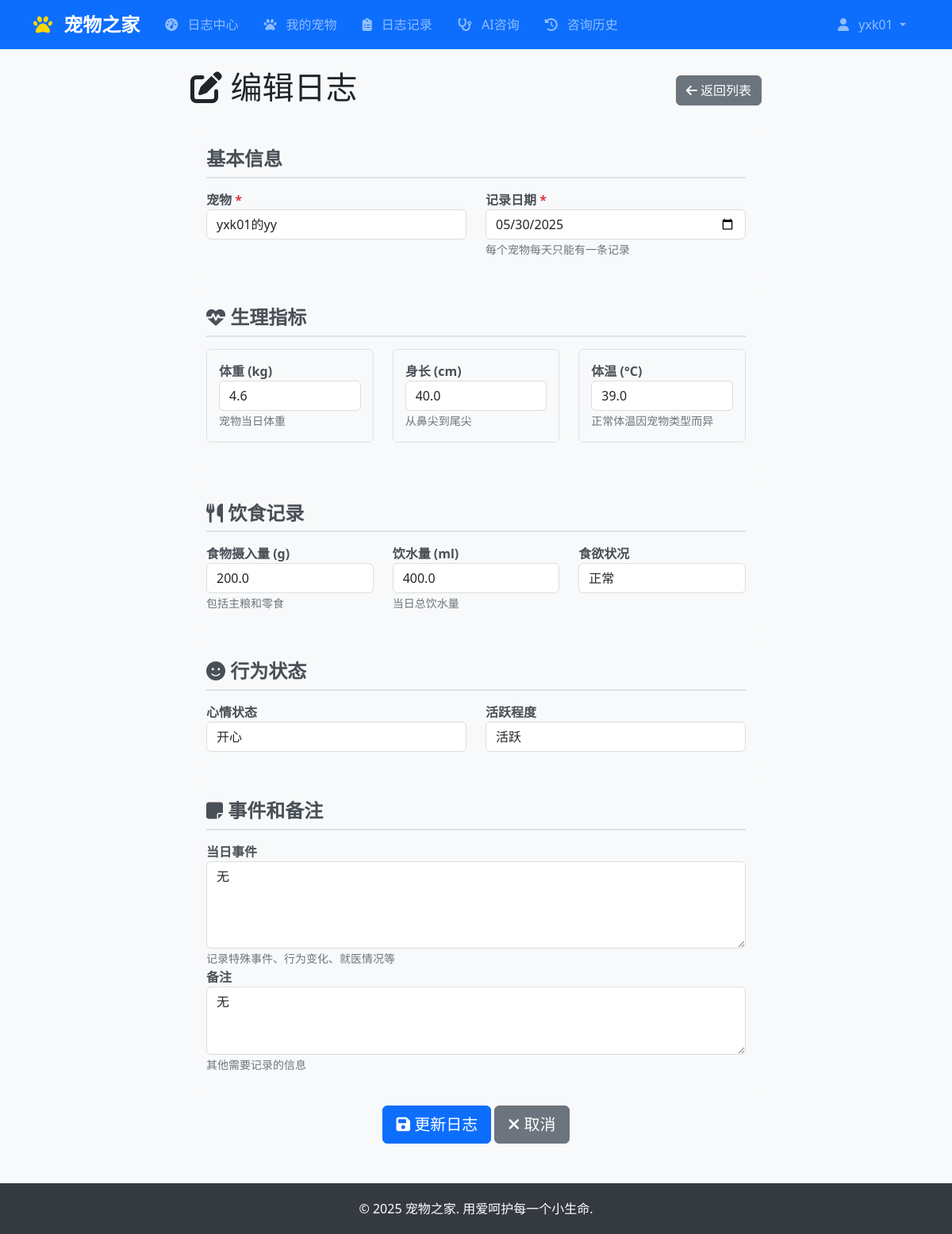
The app's page /logs/75/edit/ (signed in) with its own data.
### accounts/models.py (models this page shows, shortened)
class CustomUser(AbstractUser):
    phone = models.CharField(max_length=15, blank=True, verbose_name='手机号码')
    profile_picture = models.ImageField(upload_to='profile_pics/', blank=True, verbose_name='头像')
    bio = models.TextField(max_length=500, blank=True, verbose_name='个人简介')
    birth_date = models.DateField(null=True, blank=True, verbose_name='生日')
    location = models.CharField(max_length=100, blank=True, verbose_name='所在地')
    settings_updated_at = models.DateTimeField(auto_now=True, verbose_name='设置更新时间')
    class Meta:
        verbose_name = '用户'
        verbose_name_plural = '用户'

### logs/models.py (models this page shows, shortened)
class PetLog(TimeStampedModel, SoftDeleteModel):
    objects = PetLogManager()
    pet = models.ForeignKey(
        Pet,
        on_delete=models.CASCADE,
        verbose_name="宠物",
        related_name="logs"
    )
    date = models.DateField(
        verbose_name="记录日期",
        help_text="记录的日期，每个宠物每天只能有一条记录"
    )
    weight = models.FloatField(
        null=True,
        blank=True,
        verbose_name="体重（公斤）",
        validators=[MinValueValidator(0.1), MaxValueValidator(500.0)],
        help_text="宠物当日体重，单位：公斤"
    )
    length = models.FloatField(
        null=True,
        blank=True,
        verbose_name="身长（厘米）",
        validators=[MinValueValidator(1.0), MaxValueValidator(500.0)],
        help_text="从鼻尖到尾尖的长度，单位：厘米"
    )
    age_at_record = models.IntegerField(
        null=True,
        blank=True,
        verbose_name="记录时年龄（天）",
        validators=[MinValueValidator(0)],
        help_text="记录时宠物的实际年龄，单位：天"
    )
    temperature = models.FloatField(
        null=True,
        blank=True,
        verbose_name="体温（摄氏度）",
        validators=[MinValueValidator(30.0), MaxValueValidator(45.0)],
        help_text="体温，正常范围因宠物类型而异"
    )
    food_intake = models.FloatField(
        null=True,
        blank=True,
        verbose_name="食物摄入量（克）",
        validators=[MinValueValidator(0.0)],
        help_text="当日总食物摄入量，包括主粮和零食"
    )
    water_intake = models.FloatField(
        null=True,
        blank=True,
        verbose_name="饮水量（毫升）",
        validators=[MinValueValidator(0.0)],
        help_text="当日总饮水量"
    )
    appetite = models.CharField(
        max_length=20,
        choices=LogChoices.APPETITE_CHOICES,
        blank=True,
        verbose_name="食欲状况"
    )
    mood = models.CharField(
        max_length=20,
        choices=LogChoices.MOOD_CHOICES,
        blank=True,
        verbose_name="心情状态"
    )
    activity_level = models.CharField(
        max_length=20,
        choices=LogChoices.ACTIVITY_LEVEL_CHOICES,
        blank=True,
        verbose_name="活跃程度"
    )
    daily_events = models.TextField(
        blank=True,
        verbose_name="当日事件",
        help_text="记录当日发生的特殊事件、行为变化、就医情况等"
    )
    notes = models.TextField(
        blank=True,
        verbose_name="备注",
        help_text="其他需要记录的信息"
    )
    photos = models.JSONField(
        default=list,
        blank=True,
        verbose_name="照片列表",
        help_text="当日拍摄的照片文件路径列表"
    )
    class Meta:
        verbose_name = "宠物日志"
        verbose_name_plural = "宠物日志"
        ordering = ['-date', '-created_at']
        unique_together = [['pet', 'date']]
        indexes = [
            models.Index(fields=['pet', '-date']),
            models.Index(fields=['date']),
            models.Index(fields=['pet', 'weight']),
        ]

### logs/views.py (the view, shortened to what this page needs)
# urls.py: path('<int:pk>/edit/', views.PetLogUpdateView.as_view(), name='log_edit'),
class PetLogUpdateView(LoginRequiredMixin, UpdateView):
    model = PetLog
    form_class = PetLogForm
    template_name = 'logs/log_form.html'
    def get_queryset(self):
        return PetLog.objects.filter(pet__owner=self.request.user)
    def get_form_kwargs(self):
        kwargs = super().get_form_kwargs()
        kwargs['user'] = self.request.user
        return kwargs

### pets/models.py (called while the page is built)
    def __str__(self):
        return f"{self.owner.username}的{self.name}"

### logs/templates/logs/log_form.html (shortened to what this page needs)
{% extends 'base.html' %}
{% load static %}
{% block content %}
<div class="container">
    <div class="row">
        <div class="col-md-8 offset-md-2">
            <div class="d-flex justify-content-between align-items-center mb-4">
                <h1>
                    <i class="fas fa-{% if object %}edit{% else %}plus{% endif %}"></i>
                    {% if object %}编辑日志{% else %}添加日志{% endif %}
                </h1>
                <a href="{% url 'logs:log_list' %}" class="btn btn-secondary">
                    <i class="fas fa-arrow-left"></i> 返回列表
                </a>
            </div>
            <form method="post" id="logForm">
                <div class="form-section">
                    <h4 class="section-title">基本信息</h4>
                    <div class="row">
                        <div class="col-md-6">
                            <div class="form-group">
                                <label for="{{ form.pet.id_for_label }}" class="required-field">宠物</label>
                                {{ form.pet }}
                            </div>
                        </div>
                        <div class="col-md-6">
                            <div class="form-group">
                                <label for="{{ form.date.id_for_label }}" class="required-field">记录日期</label>
                                {{ form.date }}
                                <small class="help-text">每个宠物每天只能有一条记录</small>
                            </div>
                        </div>
                    </div>
                </div>
                <div class="form-section">
                    <h4 class="section-title"><i class="fas fa-heartbeat"></i> 生理指标</h4>
                    <div class="row">
                        <div class="col-md-4">
                            <div class="metric-group">
                                <div class="form-group">
                                    <label for="{{ form.weight.id_for_label }}">体重 (kg)</label>
                                    {{ form.weight }}
                                    <small class="help-text">宠物当日体重</small>
                                </div>
                            </div>
                        </div>
                        <div class="col-md-4">
                            <div class="metric-group">
                                <div class="form-group">
                                    <label for="{{ form.length.id_for_label }}">身长 (cm)</label>
                                    {{ form.length }}
                                    <small class="help-text">从鼻尖到尾尖</small>
                                </div>
                            </div>
                        </div>
                        <div class="col-md-4">
                            <div class="metric-group">
                                <div class="form-group">
                                    <label for="{{ form.temperature.id_for_label }}">体温 (°C)</label>
                                    {{ form.temperature }}
                                    <small class="help-text">正常体温因宠物类型而异</small>
                                </div>
                            </div>
                        </div>
                    </div>
                </div>
                <div class="form-section">
                    <h4 class="section-title"><i class="fas fa-utensils"></i> 饮食记录</h4>
                    <div class="row">
                        <div class="col-md-4">
                            <div class="form-group">
                                <label for="{{ form.food_intake.id_for_label }}">食物摄入量 (g)</label>
                                {{ form.food_intake }}
                                <small class="help-text">包括主粮和零食</small>
                            </div>
                        </div>
                        <div class="col-md-4">
                            <div class="form-group">
                                <label for="{{ form.water_intake.id_for_label }}">饮水量 (ml)</label>
                                {{ form.water_intake }}
                                <small class="help-text">当日总饮水量</small>
                            </div>
                        </div>
                        <div class="col-md-4">
                            <div class="form-group">
                                <label for="{{ form.appetite.id_for_label }}">食欲状况</label>
                                {{ form.appetite }}
                            </div>
                        </div>
                    </div>
                </div>
                <div class="form-section">
                    <h4 class="section-title"><i class="fas fa-smile"></i> 行为状态</h4>
                    <div class="row">
                        <div class="col-md-6">
                            <div class="form-group">
                                <label for="{{ form.mood.id_for_label }}">心情状态</label>
                                {{ form.mood }}
                            </div>
                        </div>
                        <div class="col-md-6">
                            <div class="form-group">
                                <label for="{{ form.activity_level.id_for_label }}">活跃程度</label>
                                {{ form.activity_level }}
                            </div>
                        </div>
                    </div>
                </div>
                <div class="form-section">
                    <h4 class="section-title"><i class="fas fa-sticky-note"></i> 事件和备注</h4>
                    <div class="form-group">
                        <label for="{{ form.daily_events.id_for_label }}">当日事件</label>
                        {{ form.daily_events }}
                        <small class="help-text">记录特殊事件、行为变化、就医情况等</small>
                    </div>
                    <div class="form-group">
                        <label for="{{ form.notes.id_for_label }}">备注</label>
                        {{ form.notes }}
                        <small class="help-text">其他需要记录的信息</small>
                    </div>
                </div>
                <div class="text-center">
                    <button type="submit" class="btn btn-primary btn-lg mr-3">
                        <i class="fas fa-save"></i>
                        {% if object %}更新日志{% else %}保存日志{% endif %}
                    </button>
                    <a href="{% url 'logs:log_list' %}" class="btn btn-secondary btn-lg">
                        <i class="fas fa-times"></i> 取消
                    </a>
                </div>
            </form>
        </div>
    </div>
</div>
{% endblock %}

### templates/base.html (shortened to what this page needs)
<!DOCTYPE html>
<html lang="zh-CN">
<head>
    <link href="https://cdn.jsdelivr.net/npm/bootstrap@5.3.0/dist/css/bootstrap.min.css" rel="stylesheet">
    <link rel="stylesheet" href="https://cdnjs.cloudflare.com/ajax/libs/font-awesome/6.4.0/css/all.min.css">
</head>
<body>
    <nav class="navbar navbar-expand-lg navbar-dark bg-primary">
        <div class="container">
            <a class="navbar-brand" href="{% url 'home' %}">
                <i class="fas fa-paw"></i> 宠物之家
            </a>
                        <div class="collapse navbar-collapse" id="navbarNav">
                <ul class="navbar-nav me-auto">{% if user.is_authenticated %}
                        <li class="nav-item">
                            <a class="nav-link" href="{% url 'logs:logs_center' %}">
                                <i class="fas fa-tachometer-alt"></i> 日志中心
                            </a>
                        </li>
                        <li class="nav-item">
                            <a class="nav-link" href="{% url 'pets:pet_list' %}">
                                <i class="fas fa-paw"></i> 我的宠物
                            </a>
                        </li>
                        <li class="nav-item">
                            <a class="nav-link" href="{% url 'logs:log_list' %}">
                                <i class="fas fa-clipboard-list"></i> 日志记录
                            </a>
                        </li>                        <li class="nav-item">
                            <a class="nav-link" href="{% url 'accounts:dashboard' %}">
                                <i class="fas fa-stethoscope"></i> AI咨询
                            </a>
                        </li>
                        <li class="nav-item">
                            <a class="nav-link" href="{% url 'consultations:consultation_history' %}">
                                <i class="fas fa-history"></i> 咨询历史
                            </a>
                        </li>{% endif %}
                </ul>
                <ul class="navbar-nav">
                    {% if user.is_authenticated %}
                        <li class="nav-item dropdown">
                            <a class="nav-link dropdown-toggle" href="#" role="button" data-bs-toggle="dropdown" aria-expanded="false">
                                <i class="fas fa-user"></i> {{ user.username }}
                            </a>
                        </li>
                    {% endif %}
                </ul>
            </div>
        </div>
    </nav>
    <main class="container mt-4">
        {% block content %}{% endblock %}
    </main>
    <footer class="footer">
        <div class="container text-center">
            <p class="mb-0">&copy; 2025 宠物之家. 用爱呵护每一个小生命.</p>
        </div>
    </footer>
</body>
</html>

### templates/base.html (style rules this page uses)
body { font-family: 'Microsoft YaHei', 'Segoe UI', Tahoma, Geneva, Verdana, sans-serif; background-color: #f8f9fa; }
.navbar-brand { font-weight: bold; font-size: 1.5rem; }
.navbar-brand i { margin-right: 0.5rem; color: #ffd700; }
.navbar-nav .nav-link { margin: 0 0.5rem; border-radius: 6px; transition: all 0.3s ease; }
.navbar-nav .nav-link i { margin-right: 0.5rem; }
.btn { border-radius: 6px; font-weight: 500; transition: all 0.2s ease; }
.form-control, .form-select { border-radius: 6px; border: 1px solid #ddd; }
main { min-height: calc(100vh - 200px); }
.footer { background-color: #343a40; color: white; padding: 20px 0; margin-top: 50px; }

### logs/templates/logs/log_form.html (style rules this page uses)
.form-section { background: #f8f9fa; border-radius: 8px; padding: 20px; margin-bottom: 20px; }
.section-title { color: #495057; font-weight: bold; margin-bottom: 15px; padding-bottom: 8px; border-bottom: 2px solid #dee2e6; }
.form-group label { font-weight: 600; color: #495057; }
.required-field::after { content: " *"; color: #dc3545; }
.help-text { font-size: 0.875em; color: #6c757d; margin-top: 5px; }
.metric-group { border: 1px solid #dee2e6; border-radius: 6px; padding: 15px; margin-bottom: 15px; }

### records on screen
CustomUser: username "yxk01"
PetLog: pet "yxk01的yy", date "05/30/2025", weight "4.6", length "40.0", temperature "39.0", food_intake "200.0", water_intake "400.0", appetite "正常", mood "开心", activity_level "活跃", daily_events "无", notes "无"
